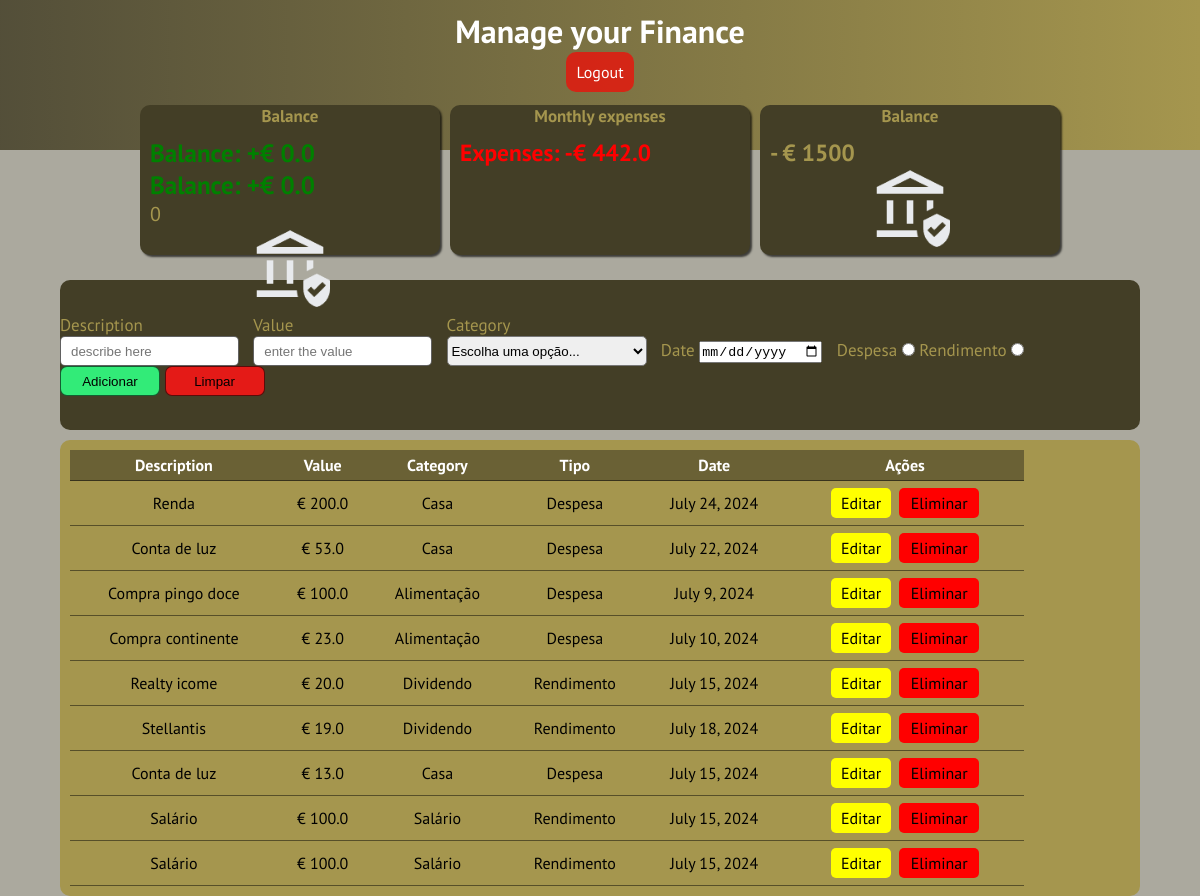
The app's page /expense (signed in) with its own data.
### finance/models.py (models this page shows, shortened)
class Expenses(models.Model):
    ID_expense = models.AutoField(primary_key=True)
    expense_name = models.CharField(max_length=100, default='Unnamed Expense')
    expense_value = models.FloatField(blank=False, null=False)
    category = models.CharField(max_length=100, default='Miscellaneous')
    date = models.DateField(blank=False, null=False, default=timezone.now)
    choose = models.CharField(max_length=100, default='Expense')
    user = models.ForeignKey(Register, on_delete=models.CASCADE, related_name='expenses')
    amount_earn = models.FloatField(blank=True, null=True, default=0.0)

### finance/views.py (the view, shortened to what this page needs)
# urls.py: path('expense', expense, name='expense'),
@login_required
def expense(request):
    expenses = Expenses.objects.filter(user=request.user)
    salario = 0
    categories = ["Alimentação", "Lazer", "Desporto", "Jogos", "Casa", "Dividendo", "Salário"]
    categories.sort()
    exp = sumSpent("")
    return render(request, 'expense.html', {'expense': expenses, 'categoria': categories, 'spend': exp, 'salario': salario})

### finance/models.py (called while the page is built)
    def __str__(self):
            return f"{self.first_name} {self.last_name}"

### finance/views.py (called while the page is built)
def sumSpent(cat):
    expense = Expenses.objects.all()
    registo = Register.objects.filter()
    total_spent = 0
    for data in registo:
        for user in expense:
            if ''.join(str(user.user).split()) == data.first_name + data.last_name and user.category not in ['Salário','Dividendo']:
                total_spent += user.expense_value
    return total_spent

### finance/templates/expense.html (shortened to what this page needs)
{% block content %}
{% load static %}
<!DOCTYPE html>
<html lang="pt-pt">
<head>
    <link rel="stylesheet" href="{% static 'Estilos/espense.css' %}">
</head>
<body>
    <header>
        <h1>Manage your Finance</h1>
        <p id="logout"><a href="{% url 'logout' %}">Logout</a></p>
    </header>
    <main class="conteiner">
        <section class="content">
            <h6>Balance</h6>
            <ul>
                {% for money in expense %}
                    {% if money.category == "Salário" %}
                        <li style="color: green; font-size: 25px; font-weight: bold;">Balance: +€ {{money.amount_earn}}</li>
                    {% endif %}
                {% endfor %}
                {% if salario >= 0 %}
                    <li>{{salario}}</li>
                {% endif %}
                <li><li id="imagem"><img src="{% static 'Imagens/bank.png' %}" alt="euro logo"></li></li>
            </ul>
        </section>
        <section class="content">
            <h6>Monthly expenses</h6>
            <ul>
                <li><h3 style="color: red;">Expenses: -€ {{spend}}</h3></li>
            </ul>
        </section>
        <section class="content">
            <h6>Balance</h6>
            <ul>
                <li><h3>- € 1500</h3></li>
                <li id="imagem"><img src="{% static 'Imagens/bank.png' %}" alt="euro logo"></li></li>
            </ul>
        </section>
    </main>
    <section id="actions">
        <div class="act">
            <form action="{% url 'expense' %}" method="post">
                <div class="formulario">
                    <label for="idescr">Description</label> <br>
                    <input type="text" name="descricao" id="idescr" placeholder="describe here" required>
                </div>
                <div class="formulario">
                    <label for="ivalor">Value</label> <br>
                    <input type="number" name="valor" id="ivalor" placeholder="enter the value" required>
                </div>
                <div class="formulario">
                    <label for="icat">Category</label> <br>
                    <select name="categoria" id="icat">
                        <option value="select">Escolha uma opção...</option>
                    </select>
                </div>
                <div class="formulario">
                    <label for="date">Date</label>
                    <input type="date" name="date" id="date" required>
                </div>
                <div class="formulario">
                    <label for="idespesa">Despesa</label>
                    <input type="radio" name="escolha" id="idespesa" value="Despesa">
                    <label for="irend">Rendimento</label>
                    <input type="radio" name="escolha" id="irend" value="Rendimento">
                </div>
                <div class="formulario">
                    <input type="submit" value="Adicionar">
                    <input type="reset" value="Limpar">
                </div>
            </form>
        </div>
    </section>
    <section class="table">
        <div id="show">
            <table>
                <thead>
                    <tr>
                        <th>Description</th>
                        <th>Value</th>
                        <th>Category</th>
                        <th>Tipo</th>
                        <th>Date</th>
                        <th>Ações</th>
                    </tr>
                </thead>
                <tbody>
                    {% for exp in expense %}
                        <tr>
                            <td>{{ exp.expense_name }}</td>
                            <td>€ {{ exp.expense_value }}</td>
                            <td>{{ exp.category }}</td>
                            <td>{{ exp.choose }}</td>
                            <td>{{ exp.date }}</td>
                            <td>
                                <a href="{% url 'index' %}" class="botao editar">Editar</a>
                                <a href="{% url 'index' %}" class="botao editar" id="eliminar">Eliminar</a>
                            </td>
                        </tr>
                    {% endfor %}
                </tbody>
            </table>
        </div>
    </section>
</body>
</html>
{% endblock %}

### static/Estilos/espense.css (style rules this page uses)
* { padding: 0; margin: 0; box-sizing: border-box; }
body, html { padding: 0; margin: 0; height: 100%; overflow-x: hidden; }
body { font-family: "PT Sans", sans-serif; background-color: #433e2671; }
header { background-image: linear-gradient(to right, #433e26d7, #a5964e); color: #fff; padding: 10px; width: 100%; height: 150px; text-align: center; }
.conteiner { position: relative; display: flex; justify-content: center; margin-top: 20px; margin-top: -50px; }
.content { z-index: 1; margin: 5px; width: 300px; height: 150px; border-radius: 10px; background-color: #433e26; color: #a5964e; box-shadow: 2px 2px 2px rgba(0, 0, 0, 0.651); }
.content > h6 { font-size: 17px; text-align: center; }
ul { list-style-type: none; padding: 10px; }
ul > li { font-size: 20px; }
img { width: 80px; }
#imagem { text-align: center; }
#actions { display: flex; justify-content: center; align-items: center; margin: auto; width: 90%; height: 150px; margin-top: 20px; border-radius: 10px; background-color: #433e26; }
.act { display: flex; justify-content: center; align-items: center; color: #a5964e; }
.formulario { display: inline-block; margin-right: 10px; font-size: 17px; }
input[type=text], input[type=number] { border-radius: 5px; border: 1px solid rgba(0, 0, 0, 0.621); height: 30px; }
input[type=submit], input[type=reset] { cursor: pointer; width: 100px; height: 30px; border-radius: 7px; background-color: #32EB78; border: 1px solid rgba(0, 0, 0, 0.591); }
input[type=reset] { background-color: rgba(250, 22, 22, 0.881); }
select { border-radius: 5px; width: 200px; height: 30px; }
option { background-color: lightgray; }
::placeholder { padding: 10px; }
.table { margin: auto; margin-top: 10px; padding: 10px; border-radius: 10px; background-color: #a5964e; width: 90%; border-collapse: collapse; }
#show { width: 90%; display: flex; justify-content: center; align-items: center; }
table { width: 100%; margin: auto; border-collapse: collapse; }
table th, table td { padding: 5px; text-align: center; border-bottom: 1px solid #00000079; }
table th { background-color: #433e2698; color: #fff; }
td { text-align: center; }
.botao { padding: 5px 10px; border-radius: 5px; text-decoration: none; color: white; display: inline-block; text-align: center; min-width: 60px; margin: 2px; }
.botao.editar { background-color: yellow; color: black; }

### finance/templates/expense.html (style rules this page uses)
.botao { padding: 5px 10px; border-radius: 5px; text-decoration: none; color: white; display: inline-block; text-align: center; width: 60px; }
.botao.editar { background-color: yellow; color: black; }
#eliminar { background-color: red; width: 80px; }
#logout { margin: auto; margin-top: 10px; }
#logout > a { text-decoration: none; color: #fff; padding: 10px; height: 30px; background-color: rgba(255, 0, 0, 0.669); border-radius: 10px; }

### records on screen
Expenses: expense_name "Renda", expense_value "200.0", category "Casa", choose "Despesa", date "July 24, 2024"
Expenses: expense_name "Conta de luz", expense_value "53.0", category "Casa", choose "Despesa", date "July 22, 2024"
Expenses: expense_name "Compra pingo doce", expense_value "100.0", category "Alimentação", choose "Despesa", date "July 9, 2024"
Expenses: expense_name "Compra continente", expense_value "23.0", category "Alimentação", choose "Despesa", date "July 10, 2024"
Expenses: expense_name "Realty icome", expense_value "20.0", category "Dividendo", choose "Rendimento", date "July 15, 2024"
Expenses: expense_name "Stellantis", expense_value "19.0", category "Dividendo", choose "Rendimento", date "July 18, 2024"
Expenses: expense_name "Conta de luz", expense_value "13.0", category "Casa", choose "Despesa", date "July 15, 2024"
Expenses: expense_name "Salário", expense_value "100.0", category "Salário", choose "Rendimento", date "July 15, 2024"
Expenses: expense_name "Salário", expense_value "100.0", category "Salário", choose "Rendimento", date "July 15, 2024"

### other values on screen
{{ salario }} "0"
